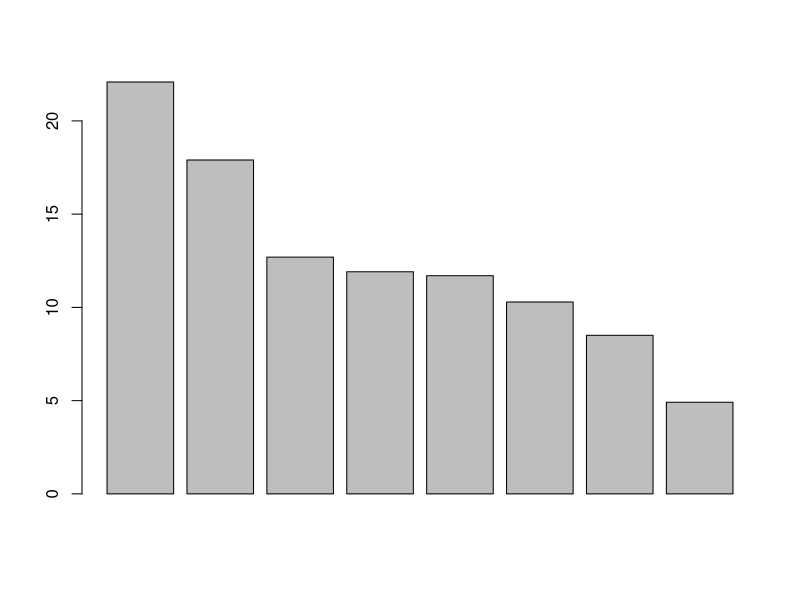
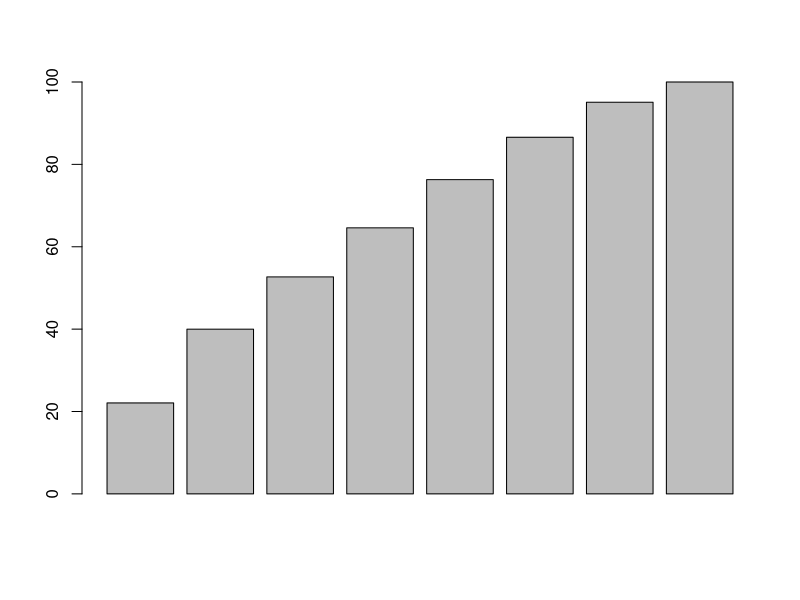
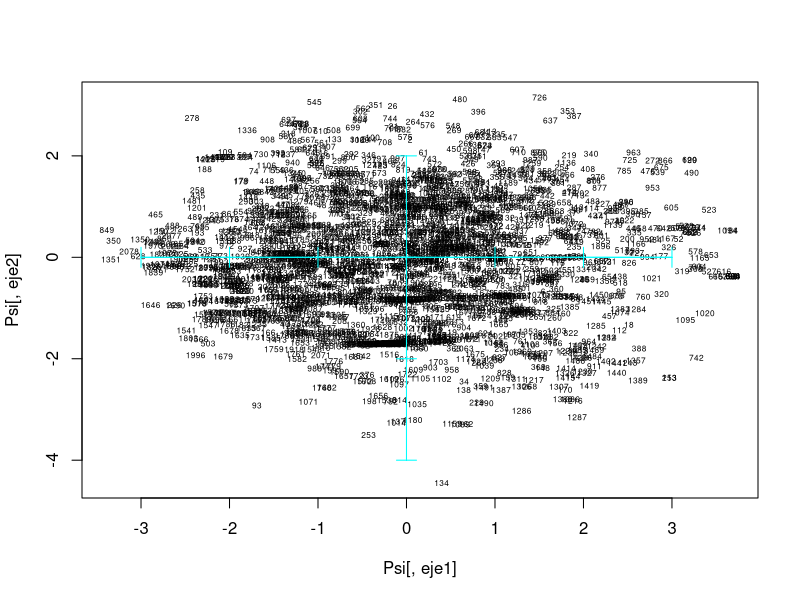
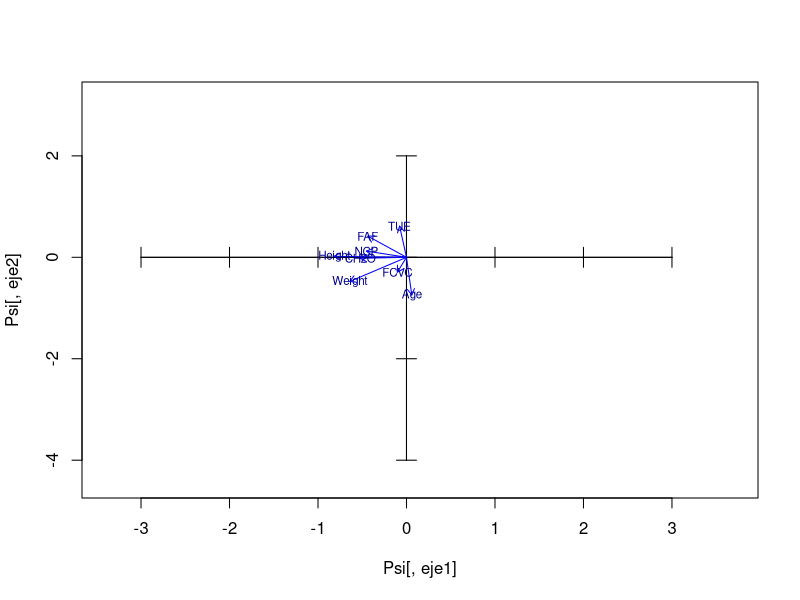
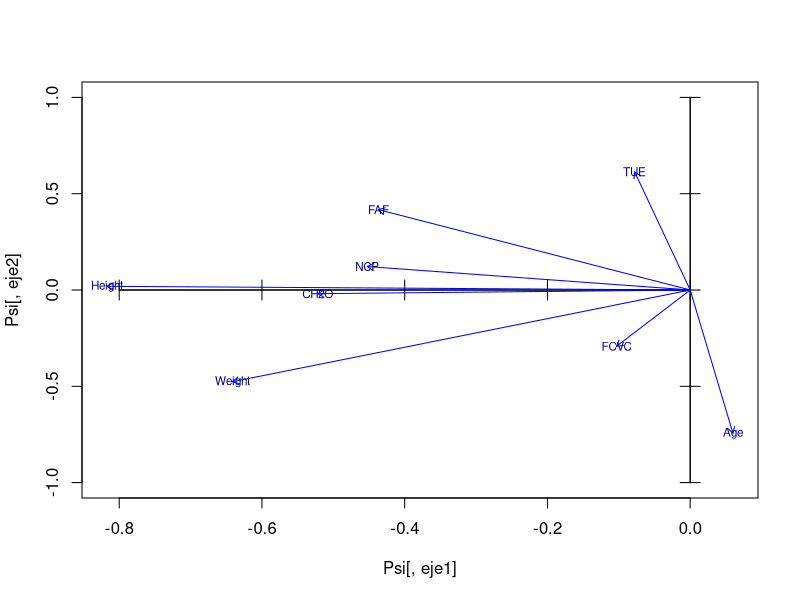
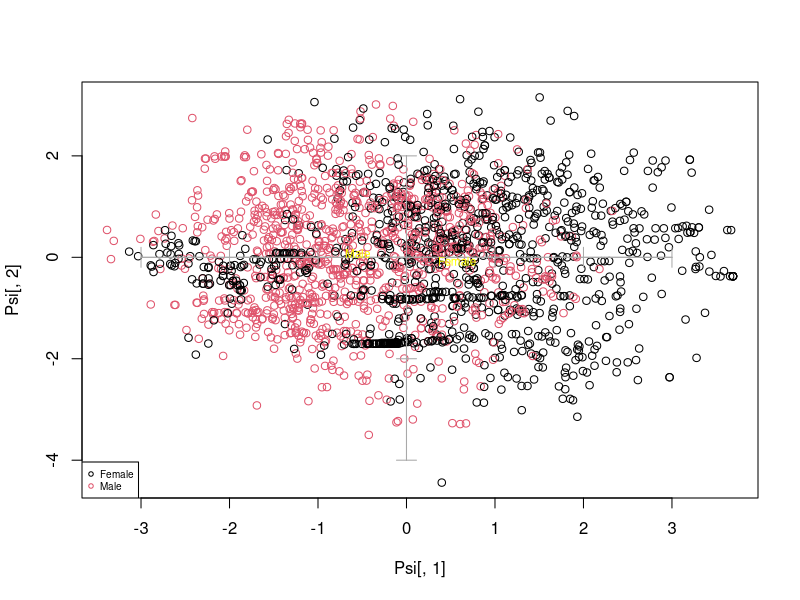
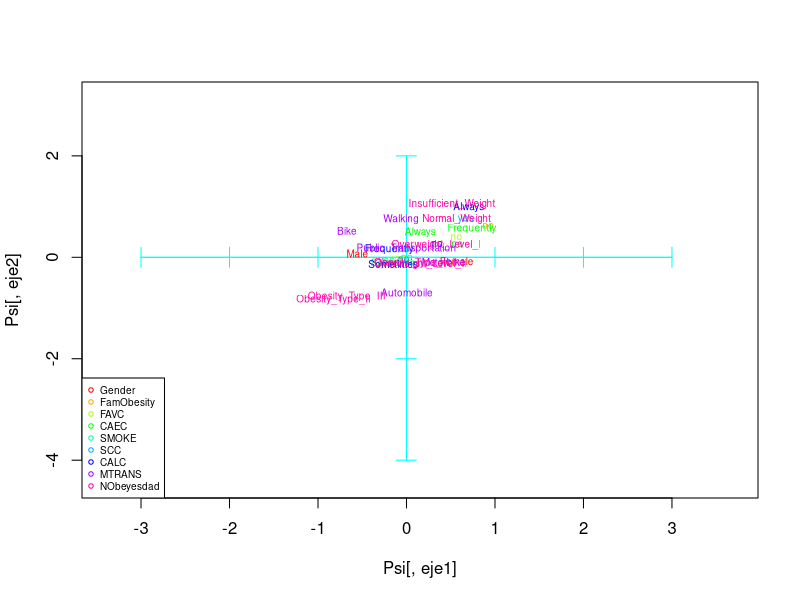
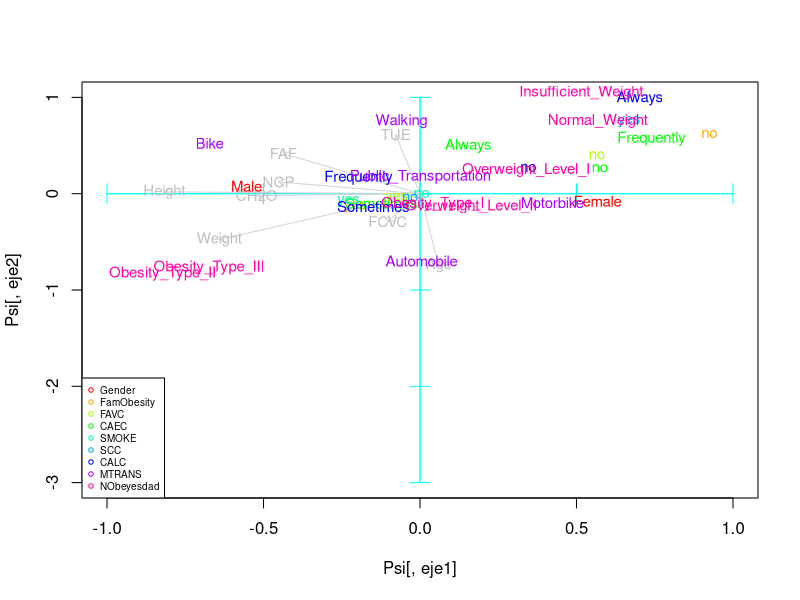

Source code (R) for these figures, in order:
dd <- read.table("ObesityWithKnnNeighbors.csv",header=T, sep=",");
#
# VISUALISATION OF DATA
#
# PRINCIPAL COMPONENT ANALYSIS OF CONTINcUOUS VARIABLES, WITH Dictamen PROJECTED AS ILLUSTRATIVE
#

#set a list of numerical variables (with no missing values)
numeriques<-which(sapply(dd,is.numeric))
numeriques

dcon<-dd[,numeriques]
sapply(dcon,class)

# PRINCIPAL COMPONENT ANALYSIS
pc1 <- prcomp(dcon, scale=TRUE)
class(pc1)
attributes(pc1)
print(pc1)
str(pc1)


# WHICH PERCENTAGE OF THE TOTAL INERTIA IS REPRESENTED IN SUBSPACES?
pc1$sdev
inerProj<- pc1$sdev^2
inerProj
totalIner<- sum(inerProj)
totalIner
pinerEix<- 100*inerProj/totalIner
pinerEix
barplot(pinerEix)

#Cummulated Inertia in subspaces, from first principal component to the 11th dimension subspace
barplot(100*cumsum(pc1$sdev[1:dim(dcon)[2]]^2)/dim(dcon)[2])
percInerAccum<-100*cumsum(pc1$sdev[1:dim(dcon)[2]]^2)/dim(dcon)[2]
percInerAccum

# SELECTION OF THE SINGIFICNT DIMENSIONS (keep 80% of total inertia)
nd = 6
print(pc1)
attributes(pc1)
pc1$rotation

# STORAGE OF THE EIGENVALUES, EIGENVECTORS AND PROJECTIONS IN THE nd DIMENSIONS
View(pc1$x)
dim(pc1$x)
dim(dcon)
dcon[2000,]
pc1$x[2000,]
Psi = pc1$x[,1:nd]
dim(Psi)
Psi[2000,]

# STORAGE OF LABELS FOR INDIVIDUALS AND VARIABLES
iden = row.names(dcon)
etiq = names(dcon)
ze = rep(0,length(etiq)) # WE WILL NEED THIS VECTOR AFTERWARDS FOR THE GRAPHICS

# PLOT OF INDIVIDUALS

#select your axis
#eje1<-2
eje1<-1
#eje2<-3
eje2<-2

plot(Psi[,eje1],Psi[,eje2], type="n")
text(Psi[,eje1],Psi[,eje2],labels=iden, cex=0.5)
axis(side=1, pos= 0, labels = F, col="cyan")
axis(side=3, pos= 0, labels = F, col="cyan")
axis(side=2, pos= 0, labels = F, col="cyan")
axis(side=4, pos= 0, labels = F, col="cyan")

#Projection of variables
Phi = cor(dcon,Psi)
View(Phi)

#select your axis
X<-Phi[,eje1]
Y<-Phi[,eje2]
plot(Psi[,eje1],Psi[,eje2],type="n")
axis(side=1, pos= 0, labels = F)
axis(side=3, pos= 0, labels = F)
axis(side=2, pos= 0, labels = F)
axis(side=4, pos= 0, labels = F)
arrows(ze, ze, X, Y, length = 0.07,col="blue")
text(X,Y,labels=etiq,col="darkblue", cex=0.7)
#zooms
plot(Psi[,eje1],Psi[,eje2],type="n",xlim=c(min(X,0),max(X,0)), ylim=c(-1,1))
axis(side=1, pos= 0, labels = F)
axis(side=3, pos= 0, labels = F)
axis(side=2, pos= 0, labels = F)
axis(side=4, pos= 0, labels = F)
arrows(ze, ze, X, Y, length = 0.07,col="blue")
text(X,Y,labels=etiq,col="darkblue", cex=0.7)

# PROJECTION OF ILLUSTRATIVE qualitative variables on individuals' map
# PROJECCI? OF INDIVIDUALS DIFFERENTIATING THE Dictamen
# (we need a numeric Dictamen to color)
varcat=factor(dd[,1])
plot(Psi[,1],Psi[,2],col=varcat)
axis(side=1, pos= 0, labels = F, col="darkgray")
axis(side=3, pos= 0, labels = F, col="darkgray")
axis(side=2, pos= 0, labels = F, col="darkgray")
axis(side=4, pos= 0, labels = F, col="darkgray")
legend("bottomleft",levels(factor(varcat)),pch=1,col=c(1,2), cex=0.6)

#select your qualitative variable
k<-1 #dictamen in credsco

varcat<-factor(dd[,k])
fdic1 = tapply(Psi[,eje1],varcat,mean)
fdic2 = tapply(Psi[,eje2],varcat,mean)
text(fdic1,fdic2,labels=levels(varcat),col="yellow", cex=0.7)

#Now we project both cdgs of levels of a selected qualitative variable without
#representing the individual anymore

plot(Psi[,eje1],Psi[,eje2],type="n")
axis(side=1, pos= 0, labels = F, col="cyan")
axis(side=3, pos= 0, labels = F, col="cyan")
axis(side=2, pos= 0, labels = F, col="cyan")
axis(side=4, pos= 0, labels = F, col="cyan")

#nominal qualitative variables
dcat<-c(1,5,6,9,10,12,15:17)
#divide categoricals in several graphs if joint representation saturates
#build a palette with as much colors as qualitative variables
#alternative
colors<-rainbow(length(dcat))
c<-1
for(k in dcat){
  seguentColor<-colors[c]
  fdic1 = tapply(Psi[,eje1],dd[,k],mean)
  fdic2 = tapply(Psi[,eje2],dd[,k],mean)
 
  text(fdic1,fdic2,labels=levels(factor(dd[,k])),col=seguentColor, cex=0.6)
  c<-c+1
}
legend("bottomleft",names(dd)[dcat],pch=1,col=colors, cex=0.6)

#determine zoom level
#use the scale factor or not depending on the position of centroids
# ES UN FACTOR D'ESCALA PER DIBUIXAR LES FLETXES MES VISIBLES EN EL GRAFIC
#fm = round(max(abs(Psi[,1])))
fm=20
#represent numerical variables in background
plot(Psi[,eje1],Psi[,eje2],type="n",xlim=c(-1,1), ylim=c(-3,1))
axis(side=1, pos= 0, labels = F, col="cyan")
axis(side=3, pos= 0, labels = F, col="cyan")
axis(side=2, pos= 0, labels = F, col="cyan")
axis(side=4, pos= 0, labels = F, col="cyan")
#add projections of numerical variables in background
arrows(ze, ze, X, Y, length = 0.07,col="lightgray")
text(X,Y,labels=etiq,col="gray", cex=0.9)

#add centroids
c<-1
for(k in dcat){
  seguentColor<-colors[c]
  fdic1 = tapply(Psi[,eje1],dd[,k],mean)
  fdic2 = tapply(Psi[,eje2],dd[,k],mean)
  #points(fdic1,fdic2,pch=16,col=seguentColor, labels=levels(dd[,k]))
  text(fdic1,fdic2,labels=levels(factor(dd[,k])),col=seguentColor, cex=0.9)
  c<-c+1
}
legend("bottomleft",names(dd)[dcat],pch=1,col=colors, cex=0.6)
